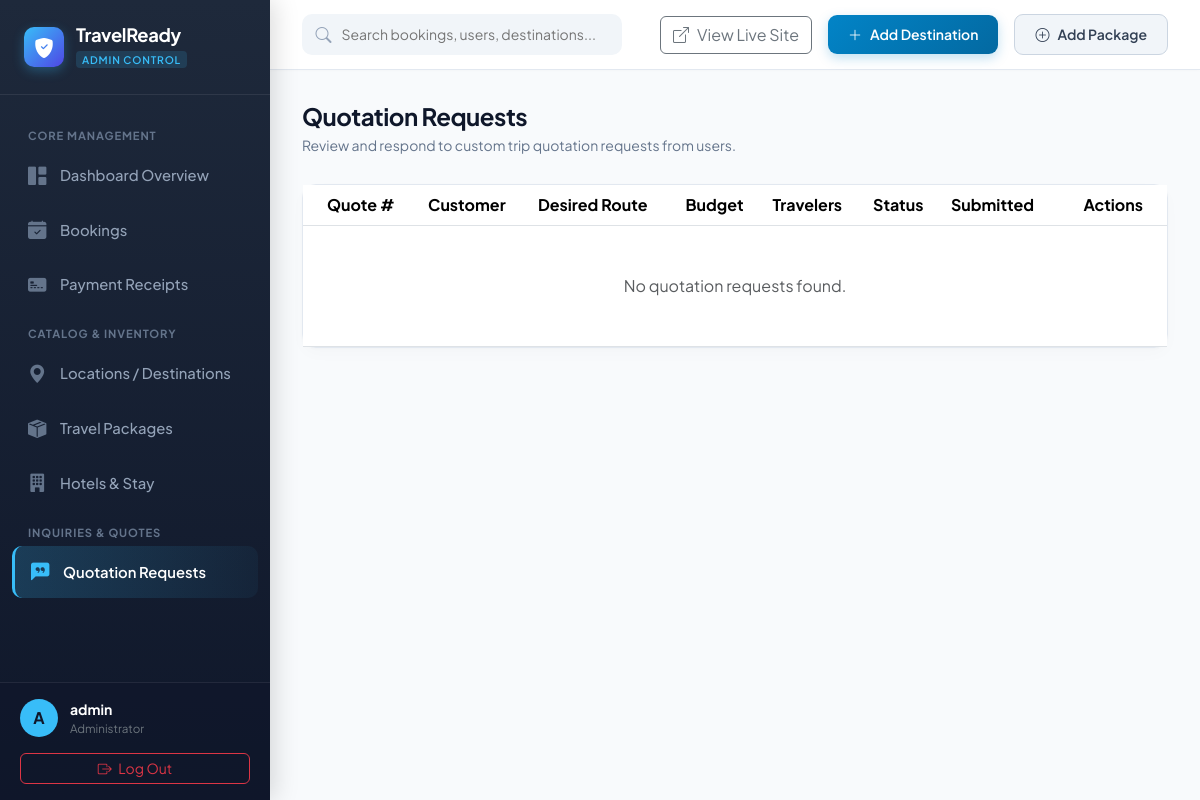
Page /dashboard/admin/quotations/ (signed in) on the earlier database version.
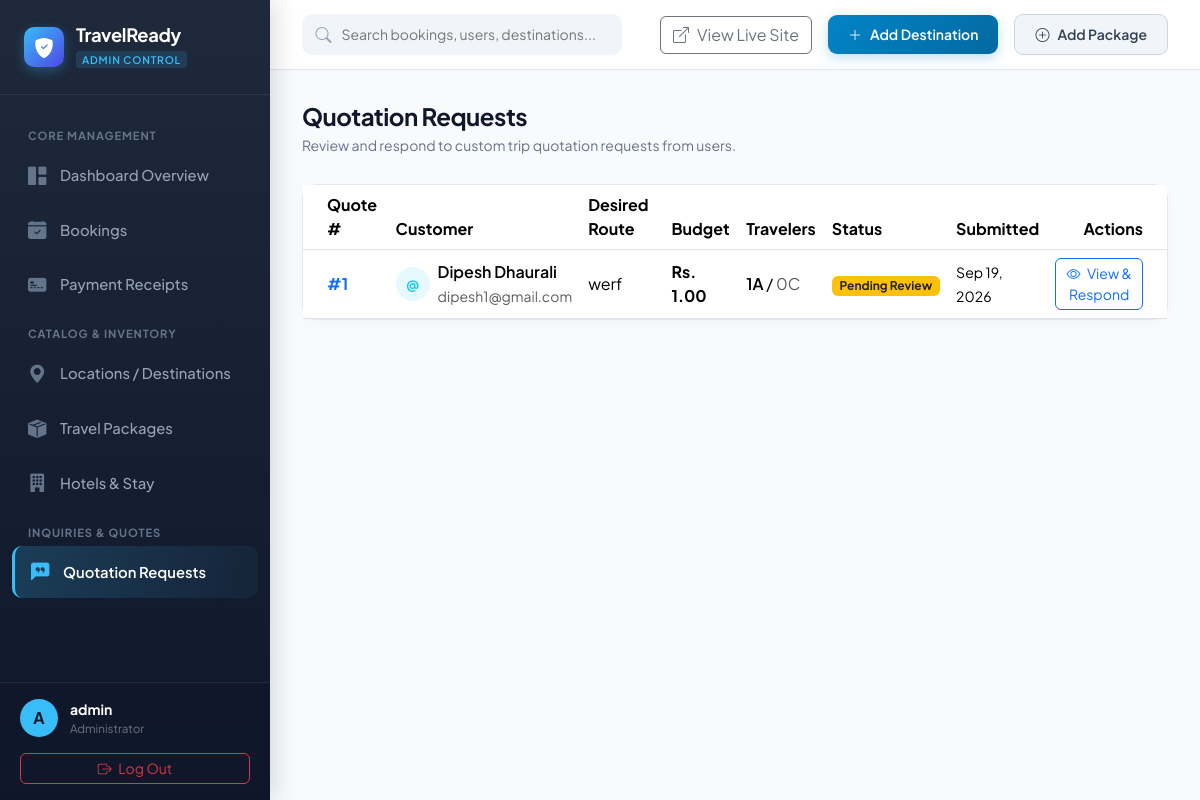
Same page on the later database version.
### apps/custom_trips/models.py (models this page shows, shortened)
class CustomQuotationRequest(models.Model):
    STATUS = [
        ('PENDING', 'Pending Review'),
        ('QUOTED', 'Quoted'),
        ('ACCEPTED', 'Accepted by User'),
        ('REJECTED', 'Rejected'),
    ]
    user = models.ForeignKey(
        User,
        on_delete=models.CASCADE,
        related_name='quotation_requests',
    )
    desired_route = models.TextField(
        help_text='Describe your desired route/locations',
    )
    adults = models.IntegerField(default=1)
    children = models.IntegerField(default=0)
    infants = models.IntegerField(default=0)
    budget = models.DecimalField(
        max_digits=12,
        decimal_places=2,
        blank=True,
        null=True,
    )
    travel_date = models.DateField(blank=True, null=True)
    notes = models.TextField(
        blank=True,
        help_text='Special requirements, dietary needs, etc.',
    )
    admin_quoted_price = models.DecimalField(
        max_digits=12,
        decimal_places=2,
        blank=True,
        null=True,
    )
    admin_notes = models.TextField(blank=True)
    generated_itinerary = models.TextField(
        blank=True,
        help_text='Admin generated day-by-day itinerary',
    )
    status = models.CharField(
        max_length=15,
        choices=STATUS,
        default='PENDING',
    )
    created_at = models.DateTimeField(auto_now_add=True)
    updated_at = models.DateTimeField(auto_now=True)

### apps/accounts/views.py (the view)
@login_required
def admin_quotations(request):
    if not (request.user.is_staff or request.user.is_superuser):
        messages.error(request, 'You do not have permission to access this page.')
        return redirect('dashboard:dashboard')
    quotations = CustomQuotationRequest.objects.all().order_by('-created_at')
    context = {
        'quotations': quotations,
    }
    return render(request, 'dashboard/admin/quotations/list.html', context)

### templates/dashboard/admin/quotations/list.html (shortened to what this page needs)
{% extends 'dashboard/base_admin.html' %}
{% load static %}
{% block content %}
<div class="page-header">
    <div>
        <h1 class="page-title">Quotation Requests</h1>
        <div class="page-subtitle">Review and respond to custom trip quotation requests from users.</div>
    </div>
</div>
<div class="admin-card">
    <div class="table-responsive">
        <table class="table table-hover align-middle mb-0">
            <thead class="bg-light">
                <tr>
                    <th class="ps-4">Quote #</th>
                    <th>Customer</th>
                    <th>Desired Route</th>
                    <th>Budget</th>
                    <th>Travelers</th>
                    <th>Status</th>
                    <th>Submitted</th>
                    <th class="pe-4 text-end">Actions</th>
                </tr>
            </thead>
            <tbody>
                {% for quote in quotations %}
                <tr>
                    <td class="ps-4 fw-bold text-primary">#{{ quote.id }}</td>
                    <td>
                        <div class="d-flex align-items-center gap-2">
                            <div class="rounded-circle bg-info bg-opacity-10 text-info d-flex align-items-center justify-content-center fw-bold" style="width:34px;height:34px;font-size:.85rem;">
                                {{ quote.user.username|first|upper }}
                            </div>
                            <div>
                                <div class="fw-semibold">{{ quote.user.get_full_name|default:quote.user.username }}</div>
                                <small class="text-muted">{{ quote.user.email }}</small>
                            </div>
                        </div>
                    </td>
                    <td class="text-truncate" style="max-width: 220px;">
                        {{ quote.desired_route|truncatechars:60 }}
                    </td>
                    <td>
                        {% if quote.budget %}
                            <span class="fw-bold">Rs. {{ quote.budget }}</span>
                        {% else %}
                            <span class="text-muted">—</span>
                        {% endif %}
                    </td>
                    <td>
                        <span class="fw-semibold">{{ quote.adults }}A</span> /
                        <span class="text-muted">{{ quote.children }}C</span>
                    </td>
                    <td>
                        {% if quote.status == 'PENDING' %}
                            <span class="badge bg-warning text-dark">Pending Review</span>
                        {% elif quote.status == 'QUOTED' %}
                            <span class="badge bg-info">Quoted</span>
                        {% elif quote.status == 'ACCEPTED' %}
                            <span class="badge bg-success">Accepted</span>
                        {% else %}
                            <span class="badge bg-danger">Rejected</span>
                        {% endif %}
                    </td>
                    <td><small>{{ quote.created_at|date:"M d, Y" }}</small></td>
                    <td class="pe-4 text-end">
                        <a href="{% url 'dashboard:admin_quotation_detail' quote.pk %}" class="btn btn-sm btn-outline-primary rounded-2">
                            <i class="bi bi-eye me-1"></i> View & Respond
                        </a>
                    </td>
                </tr>
                {% empty %}
                <tr>
                    <td colspan="8" class="text-center py-5 text-muted">No quotation requests found.</td>
                </tr>
                {% endfor %}
            </tbody>
        </table>
    </div>
</div>
{% endblock %}

Differences in the rows shown:
added CustomQuotationRequest: id "1", user.username|first "@", user.get_full_name "Dipesh Dhaurali", user.email "dipesh1@gmail.com", desired_route "werf", budget "1.00", adults "1", children "0", status "Pending Review", created_at "Sep 19, 2026"
Other differences:
text no longer shown: "No quotation requests found."
